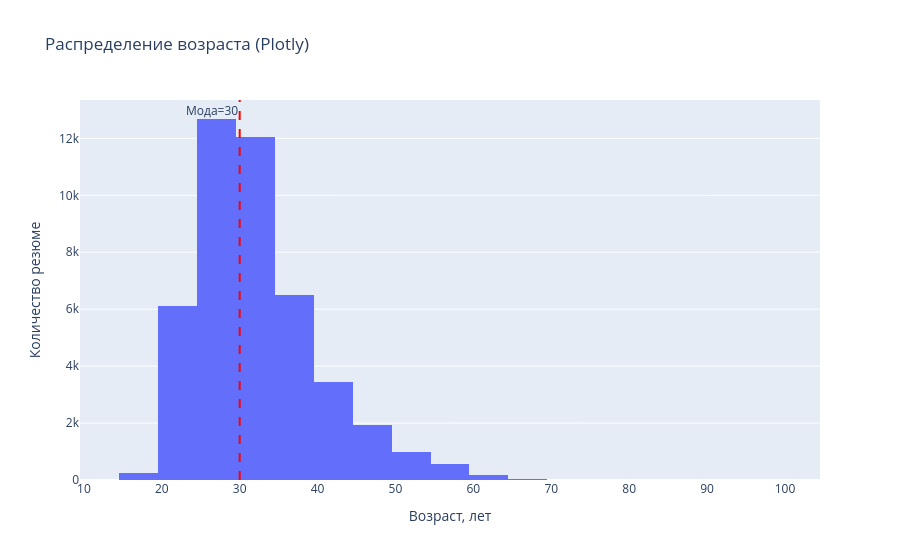

The notebook cell saved with this chart:
### Markdown cell above
1. Постройте распределение признака **"Возраст"**. Опишите распределение, отвечая на следующие вопросы: чему равна мода распределения, каковы предельные значения признака, в каком примерном интервале находится возраст большинства соискателей? Есть ли аномалии для признака возраста, какие значения вы бы причислили к их числу?
*Совет: постройте гистограмму и коробчатую диаграмму рядом.*

### Code cell
# ваш код здесь

# Задание 4.1 Чему равно модальное значение возраста соискателей?

# Мода распределения 
mode_age = df["Возраст"].mode()[0]

# Предельные значения и интервал большинства 
min_age = df["Возраст"].min()
max_age = df["Возраст"].max()
q1 = df["Возраст"].quantile(0.25)
q3 = df["Возраст"].quantile(0.75)
iqr = q3 - q1
lower_bound = q1 - 1.5 * iqr
upper_bound = q3 + 1.5 * iqr


# Визуализация
fig, axs = plt.subplots(1, 2, figsize=(14, 5))

# Гистограмма
sns.histplot(df["Возраст"], bins=30, kde=False, ax=axs[0], color="skyblue", edgecolor="black")
axs[0].axvline(mode_age, color="red", linestyle="--", linewidth=2, label=f"Мода = {mode_age}")
axs[0].set_title("Распределение возраста (гистограмма)")
axs[0].set_xlabel("Возраст, лет")
axs[0].set_ylabel("Количество резюме")
axs[0].legend()

# Коробчатая диаграмма
sns.boxplot(y=df["Возраст"], ax=axs[1], color="lightgreen")
axs[1].set_title("Возраст: коробчатая диаграмма (boxplot)")
axs[1].set_ylabel("Возраст, лет")

plt.tight_layout()
plt.show()

# Plotly
fig_hist = px.histogram(df, x="Возраст", nbins=30, title="Распределение возраста (Plotly)",
                        labels={"Возраст": "Возраст, лет", "count": "Количество резюме"})
fig_hist.add_vline(x=mode_age, line_dash="dash", line_color="red", annotation_text=f"Мода={mode_age}", annotation_position="top left")
fig_hist.update_layout(xaxis_title="Возраст, лет", yaxis_title="Количество резюме")
fig_hist.show()


print(f"Мода распределения возраста: {mode_age} лет")
print(f"\nПредельные значения: от {min_age} до {max_age} лет.")
print(f"Интервал большинства (межквартильный размах): от {q1} до {q3} лет.")
print(f"Границы выбросов по IQR: от {lower_bound:.1f} до {upper_bound:.1f}")

# Поиск аномалий
anomalies = df[(df["Возраст"] < lower_bound) | (df["Возраст"] > upper_bound)]
print(f"\nКоличество аномальных значений: {len(anomalies)}")
if len(anomalies) > 0:
    print("Примеры аномальных возрастов:", anomalies["Возраст"].unique())

### Figure 1 — Plotly figure (JSON) as saved in the notebook; plotly's stock layout.template omitted (floating-point values rounded to 4 significant figures; data arrays with more than 128 entries replaced by an {"elided": "..."} marker saying what was removed)
{"data": [{"bingroup": "x", "hovertemplate": "Возраст, лет=%{x}<br>count=%{y}<extra></extra>", "legendgroup": "", "marker": {"color": "#636efa", "pattern": {"shape": ""}}, "name": "", "nbinsx": 30, "orientation": "v", "showlegend": false, "type": "histogram", "x": {"elided": "44744 int values"}, "xaxis": "x", "yaxis": "y"}], "layout": {"annotations": [{"showarrow": false, "text": "Мода=30", "x": 30, "xanchor": "right", "xref": "x", "y": 1, "yanchor": "top", "yref": "y domain"}], "barmode": "relative", "legend": {"tracegroupgap": 0}, "shapes": [{"line": {"color": "red", "dash": "dash"}, "type": "line", "x0": 30, "x1": 30, "xref": "x", "y0": 0, "y1": 1, "yref": "y domain"}], "title": {"text": "Распределение возраста (Plotly)"}, "xaxis": {"anchor": "y", "domain": [0, 1], "title": {"text": "Возраст, лет"}}, "yaxis": {"anchor": "x", "domain": [0, 1], "title": {"text": "Количество резюме"}}}}
